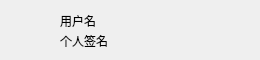
<?xml version="1.0" encoding="UTF-8"?>
<ui version="4.0">
 <class>Useritem</class>
 <widget class="QWidget" name="Useritem">
  <property name="geometry">
   <rect>
    <x>0</x>
    <y>0</y>
    <width>260</width>
    <height>60</height>
   </rect>
  </property>
  <property name="minimumSize">
   <size>
    <width>260</width>
    <height>60</height>
   </size>
  </property>
  <property name="maximumSize">
   <size>
    <width>260</width>
    <height>60</height>
   </size>
  </property>
  <property name="windowTitle">
   <string>Form</string>
  </property>
  <widget class="QPushButton" name="pb_headImage">
   <property name="geometry">
    <rect>
     <x>10</x>
     <y>10</y>
     <width>40</width>
     <height>40</height>
    </rect>
   </property>
   <property name="text">
    <string/>
   </property>
   <property name="iconSize">
    <size>
     <width>40</width>
     <height>40</height>
    </size>
   </property>
   <property name="flat">
    <bool>true</bool>
   </property>
  </widget>
  <widget class="QLabel" name="lb_name">
   <property name="geometry">
    <rect>
     <x>60</x>
     <y>10</y>
     <width>201</width>
     <height>22</height>
    </rect>
   </property>
   <property name="text">
    <string>用户名</string>
   </property>
  </widget>
  <widget class="QLabel" name="lb_feeling">
   <property name="geometry">
    <rect>
     <x>60</x>
     <y>30</y>
     <width>201</width>
     <height>22</height>
    </rect>
   </property>
   <property name="text">
    <string>个人签名</string>
   </property>
  </widget>
 </widget>
 <resources/>
 <connections/>
</ui>
